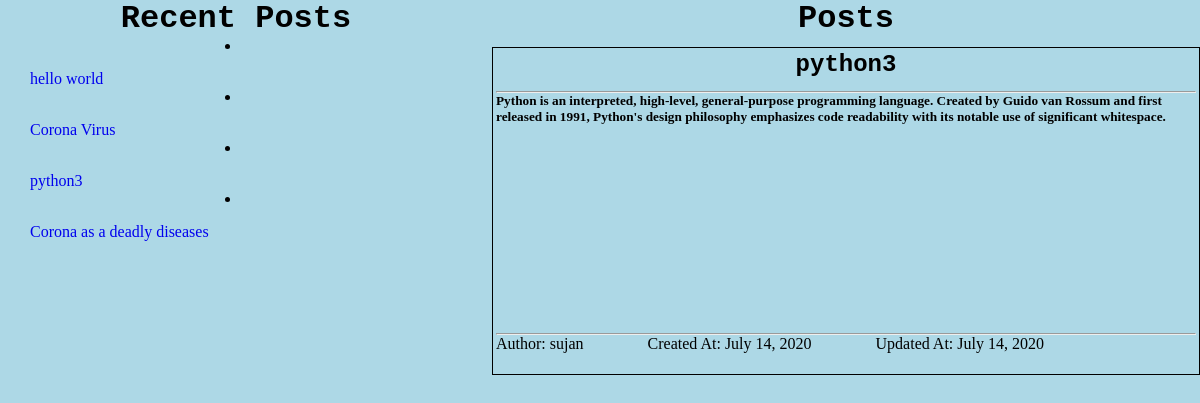
Screenshot of /blog/python3 with the database file from the repository.
### post/models.py (models this page shows, shortened)
class Blog(models.Model):
    title = models.CharField(max_length=100)
    post = RichTextField()
    slug = AutoSlugField(populate_from='title')
    author = models.ForeignKey(Author, on_delete=models.CASCADE)
    created_date = models.DateField(auto_now_add=True)
    updated_date = models.DateField(auto_now=True)

class Author(models.Model):
    author_name = models.CharField(max_length=100)
    author_email = models.EmailField()

### post/views.py (the view)
# urls.py: path('blog/<str:post_slug>', selected_post, name='selected_post')
def selected_post(request, post_slug):
    post = get_object_or_404(Blog, slug=post_slug)
    posts = Blog.objects.order_by('-updated_date')
    context = {
        'post': post,
        'posts': posts
    }
    return render(request, 'post/selected_blog.html', context)

### post/templates/post/selected_blog.html (shortened to what this page needs)
{% load static %}
<!DOCTYPE html>
<html lang="en">
<head>
    <link rel="stylesheet" href="{% static 'css/style.css' %}">
</head>
<body>
<div class="main">
    <div class="left-side">
        <div class="recent-post">
            <h1>Recent Posts</h1>
            {% for post in posts %}
               <li> <a href="{% url 'post:selected_post' post.slug %}">{{ post.title }}</a></li>
            {% endfor %}
        </div>
    </div>
    <div class="right-side">
        <h1>Posts</h1>
            <div class="Card">
                <div class="title">
                    <h2>{{ post.title }}</h2>
                </div>
                <hr/>
                <div class="post">
                    <h5>{{ post.post | safe }}</h5>
                </div>
                <hr/>
                <div class="foot">
                    <p>Author: {{ post.author.author_name }}<span class="tab"></span> Created
                        At: {{ post.created_date }}<span class="tab"></span> Updated
                        At: {{ post.updated_date }}  </p>
                </div>
            </div>
    </div>
</div>
</body>
</html>

### post/static/css/style.css (style rules this page uses)
* { padding: 0; margin: 0; }
.main { display: flex; }
h1,h2 { font-family: "Bitstream Vera Sans Mono", Monaco, "Courier New", Courier, monospace; text-align: center; }
a { display: block; text-decoration: none; }
.left-side { width: 50%; }
.right-side { padding-left: 20px; width: 70%; }
.left-side,.right-side h1 { text-align: center; }
.recent-post a { padding-top: 15px; text-align: justify; padding-left: 30px; }
body { background-color: lightblue; }
.Card { padding: 3px; margin-top: 10px; height: 40vh; width: 700px; border: 1px solid black; }
.title { height: 5vh; }
.post { height: 30vh; }
.foot { height: 5vh; }
.tab { padding-left:60px ; }

### rows the page displays
Blog: title "hello world"
Blog: title "Corona Virus"
Blog: title "python3", post "Python is an interpreted, high-level, general-purpose programming language. Created by Guido van Rossum and first released in 1991, Python's design philosophy emphasizes code readability with its notable use of significant whitespace.", author.author_name "sujan", created_date "July 14, 2020", updated_date "July 14, 2020"
Blog: title "Corona as a deadly diseases"
